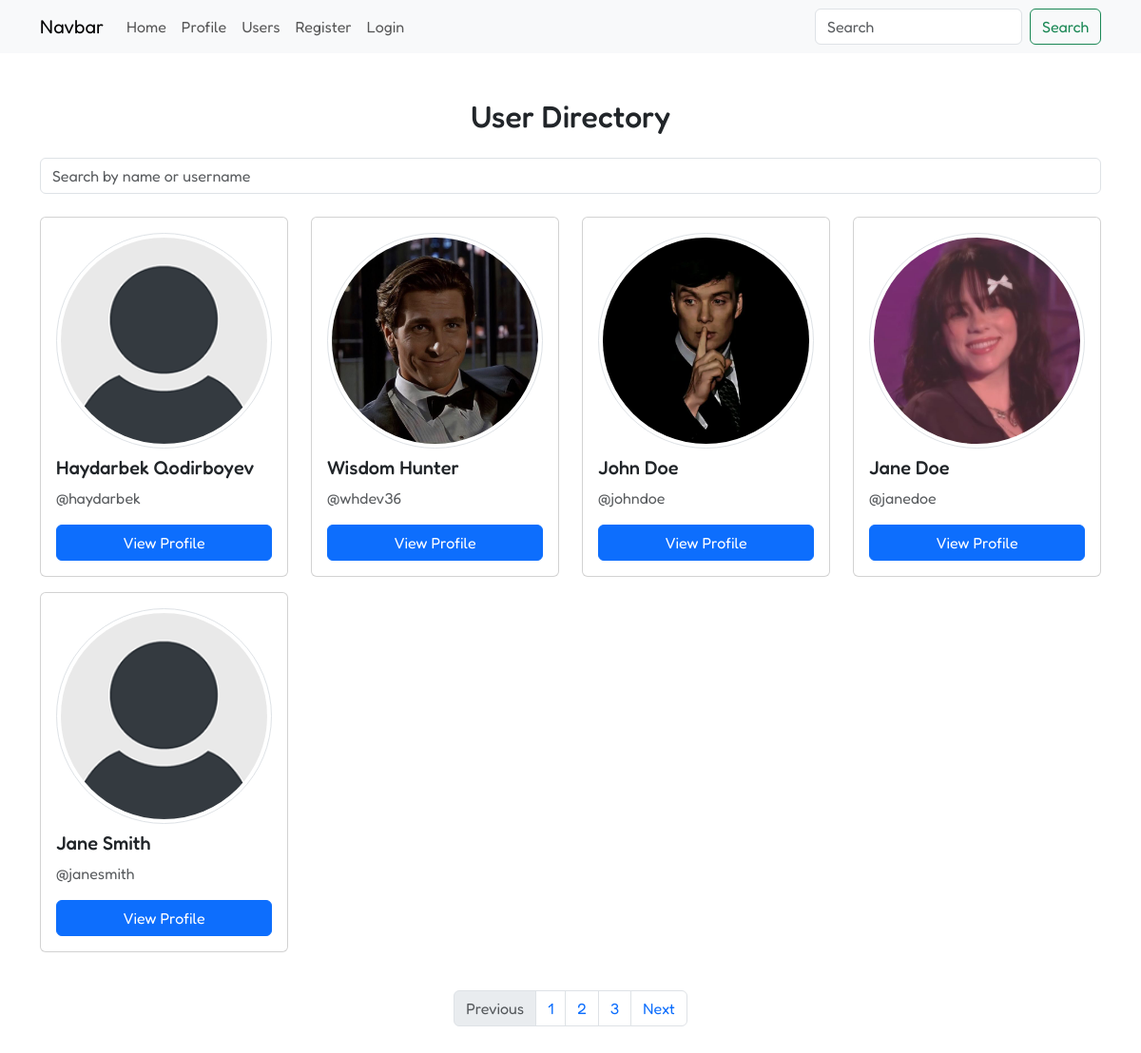
Before: /read-users/ with the older database file.
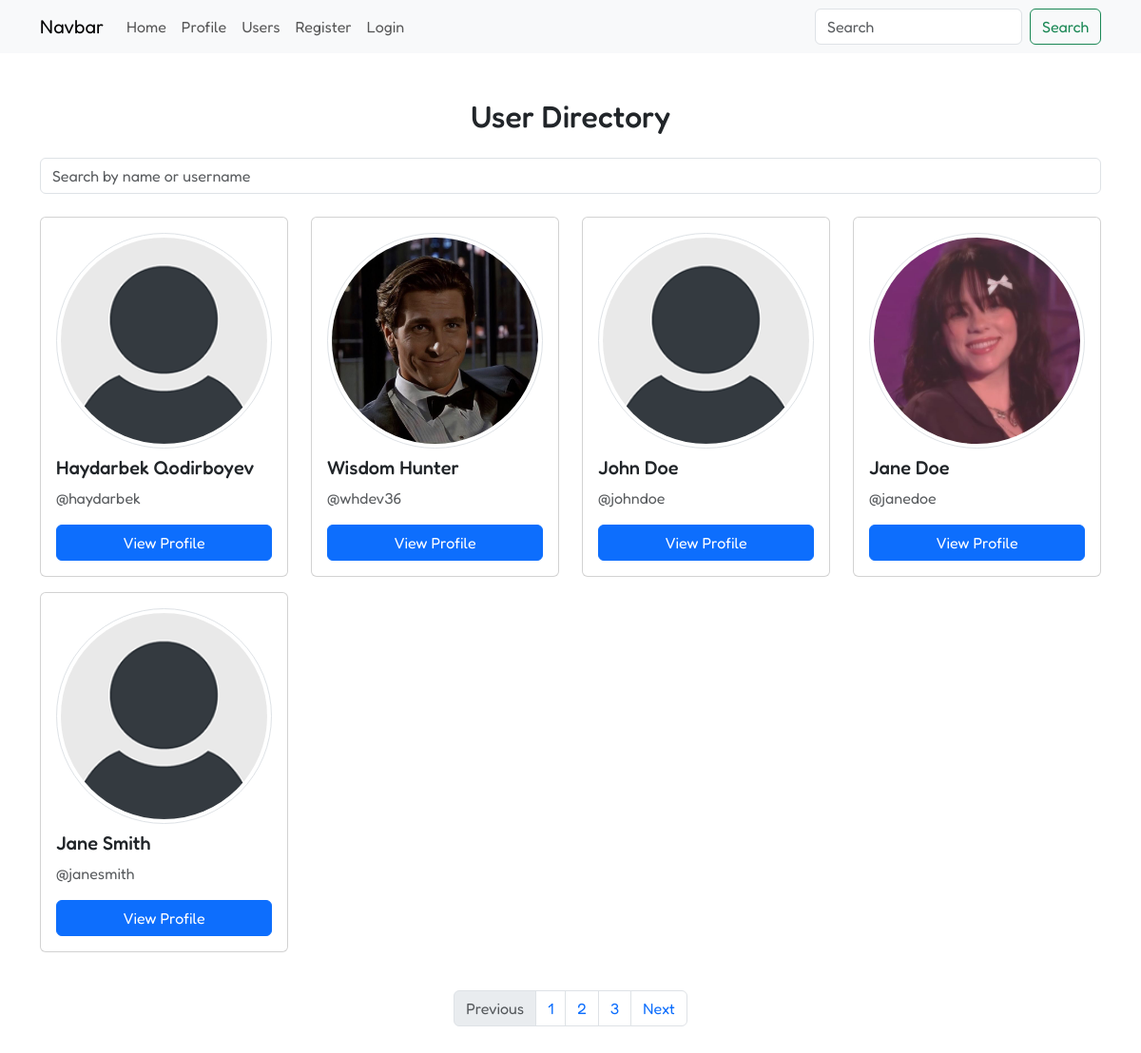
After: the same page with the newer database file.
### social/models.py (models this page shows, shortened)
class Profile(AbstractUser):
    profile_picture = models.ImageField(upload_to='profiles/users/', blank=True, null=True)
    bio = models.TextField(max_length=300, blank=True, null=True)
    slug = models.SlugField(unique=True, blank=True, null=True)
    follows = models.ManyToManyField('self', blank=True, symmetrical=False, related_name='followers')
    profile_video = models.FileField(upload_to='profiles/videos/', blank=True, null=True)

### social/views.py (the view)
# urls.py: path('read-users/', views.read_users, name='read-users'),
def read_users(request):
    users = Profile.objects.all()
    return render(request, 'read-users.html', {'users': users})

### templates/read-users.html (shortened to what this page needs)
{% extends 'base.html' %}
{% load static %}
{% block content %}
        <h2 class="text-center my-4">User Directory</h2>
        <div class="mb-4">
            <input type="text" class="form-control" placeholder="Search by name or username">
        </div>
        <div class="row">
            {% if users %}
                {% for p in users %}
                    <div class="col-md-3 mb-3">
                        <div class="card p-3">
                            <img src="{% if p.profile_picture %}{{ p.profile_picture.url }}{% else %}{% static 'default-pic.png' %}{% endif %}" alt="User Profile"
                                class="rounded-circle img-thumbnail mb-2">
                            <h5 class="font-weight-bold">{{ p.first_name }} {{ p.last_name }}</h5>
                            <p class="text-muted">@{{ p.username }}</p>
                            <a href="{% url 'read-user' p.slug %}" class="btn btn-primary">View Profile</a>
                        </div>
                    </div>
                {% endfor %}
            {% endif %}
        </div>
        <nav aria-label="Page navigation" class="mt-4">
            <ul class="pagination justify-content-center">
                <li class="page-item disabled"><a class="page-link" href="#">Previous</a></li>
                <li class="page-item"><a class="page-link" href="#">1</a></li>
                <li class="page-item"><a class="page-link" href="#">2</a></li>
                <li class="page-item"><a class="page-link" href="#">3</a></li>
                <li class="page-item"><a class="page-link" href="#">Next</a></li>
            </ul>
        </nav>
{% endblock %}

Changed rows visible on the page:
changed Profile "John": profile_picture: picture removed, a placeholder shows
